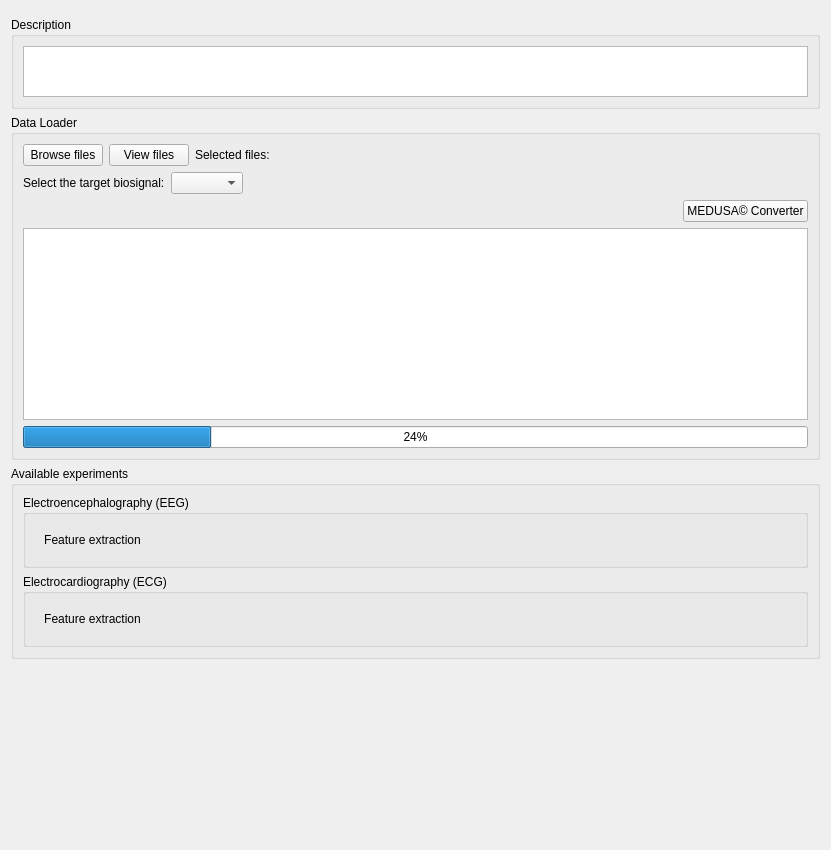
<?xml version="1.0" encoding="UTF-8"?>
<ui version="4.0">
 <class>Form</class>
 <widget class="QWidget" name="Form">
  <property name="geometry">
   <rect>
    <x>0</x>
    <y>0</y>
    <width>831</width>
    <height>850</height>
   </rect>
  </property>
  <property name="windowTitle">
   <string>Form</string>
  </property>
  <layout class="QVBoxLayout" name="verticalLayout">
   <item>
    <widget class="QFrame" name="frame">
     <property name="sizePolicy">
      <sizepolicy hsizetype="Preferred" vsizetype="Minimum">
       <horstretch>0</horstretch>
       <verstretch>0</verstretch>
      </sizepolicy>
     </property>
     <property name="frameShape">
      <enum>QFrame::StyledPanel</enum>
     </property>
     <property name="frameShadow">
      <enum>QFrame::Raised</enum>
     </property>
    </widget>
   </item>
   <item>
    <widget class="QGroupBox" name="groupBox_3">
     <property name="title">
      <string>Description</string>
     </property>
     <layout class="QVBoxLayout" name="verticalLayout_6">
      <item>
       <widget class="QTextBrowser" name="descriptiontextBrowser">
        <property name="sizePolicy">
         <sizepolicy hsizetype="Expanding" vsizetype="Fixed">
          <horstretch>0</horstretch>
          <verstretch>0</verstretch>
         </sizepolicy>
        </property>
        <property name="minimumSize">
         <size>
          <width>0</width>
          <height>51</height>
         </size>
        </property>
        <property name="maximumSize">
         <size>
          <width>16777215</width>
          <height>51</height>
         </size>
        </property>
       </widget>
      </item>
     </layout>
    </widget>
   </item>
   <item>
    <widget class="QGroupBox" name="groupBox_2">
     <property name="title">
      <string>Data Loader</string>
     </property>
     <layout class="QVBoxLayout" name="verticalLayout_3">
      <item>
       <layout class="QHBoxLayout" name="horizontalLayout">
        <item>
         <widget class="QPushButton" name="browseButton">
          <property name="text">
           <string>Browse files</string>
          </property>
         </widget>
        </item>
        <item>
         <widget class="QPushButton" name="viewButton">
          <property name="text">
           <string>View files</string>
          </property>
         </widget>
        </item>
        <item>
         <widget class="QLabel" name="selectLabel">
          <property name="text">
           <string>Selected files:</string>
          </property>
         </widget>
        </item>
        <item>
         <spacer name="horizontalSpacer">
          <property name="orientation">
           <enum>Qt::Horizontal</enum>
          </property>
          <property name="sizeHint" stdset="0">
           <size>
            <width>40</width>
            <height>20</height>
           </size>
          </property>
         </spacer>
        </item>
       </layout>
      </item>
      <item>
       <layout class="QHBoxLayout" name="horizontalLayout_3">
        <item>
         <widget class="QLabel" name="biosignalLabel">
          <property name="text">
           <string>Select the target biosignal:</string>
          </property>
         </widget>
        </item>
        <item>
         <widget class="QComboBox" name="biosignalBox"/>
        </item>
        <item>
         <spacer name="horizontalSpacer_2">
          <property name="orientation">
           <enum>Qt::Horizontal</enum>
          </property>
          <property name="sizeHint" stdset="0">
           <size>
            <width>40</width>
            <height>20</height>
           </size>
          </property>
         </spacer>
        </item>
       </layout>
      </item>
      <item>
       <layout class="QHBoxLayout" name="horizontalLayout_2">
        <item>
         <spacer name="horizontalSpacer_3">
          <property name="orientation">
           <enum>Qt::Horizontal</enum>
          </property>
          <property name="sizeHint" stdset="0">
           <size>
            <width>40</width>
            <height>20</height>
           </size>
          </property>
         </spacer>
        </item>
        <item>
         <widget class="QPushButton" name="convertButton">
          <property name="toolTip">
           <string>Convert MEDUSA© recordings to .rec format</string>
          </property>
          <property name="text">
           <string>MEDUSA© Converter</string>
          </property>
         </widget>
        </item>
       </layout>
      </item>
      <item>
       <layout class="QVBoxLayout" name="verticalLayout_4">
        <item>
         <widget class="QTextBrowser" name="convertLogTextBrowser">
          <property name="sizePolicy">
           <sizepolicy hsizetype="Minimum" vsizetype="Minimum">
            <horstretch>0</horstretch>
            <verstretch>0</verstretch>
           </sizepolicy>
          </property>
         </widget>
        </item>
        <item>
         <widget class="QProgressBar" name="convertProgressBar">
          <property name="value">
           <number>24</number>
          </property>
         </widget>
        </item>
       </layout>
      </item>
     </layout>
    </widget>
   </item>
   <item>
    <widget class="QGroupBox" name="groupBox">
     <property name="sizePolicy">
      <sizepolicy hsizetype="Minimum" vsizetype="Minimum">
       <horstretch>0</horstretch>
       <verstretch>0</verstretch>
      </sizepolicy>
     </property>
     <property name="title">
      <string>Available experiments</string>
     </property>
     <layout class="QVBoxLayout" name="verticalLayout_2">
      <item>
       <widget class="QGroupBox" name="groupBox_4">
        <property name="title">
         <string>Electroencephalography (EEG)</string>
        </property>
        <layout class="QHBoxLayout" name="horizontalLayout_4">
         <item>
          <widget class="QFrame" name="frame_2">
           <property name="sizePolicy">
            <sizepolicy hsizetype="Fixed" vsizetype="Fixed">
             <horstretch>100</horstretch>
             <verstretch>100</verstretch>
            </sizepolicy>
           </property>
           <property name="styleSheet">
            <string notr="true">QFrame {
    border-radius: 0px;
    background: qlineargradient(
        x1:0, y1:0, x2:1, y2:1,
        stop:0 #6a0dad,
        stop:1 #ec407a
    );
}</string>
           </property>
           <property name="frameShape">
            <enum>QFrame::StyledPanel</enum>
           </property>
           <property name="frameShadow">
            <enum>QFrame::Raised</enum>
           </property>
           <layout class="QVBoxLayout" name="verticalLayout_5">
            <item>
             <widget class="QPushButton" name="expfeatureseegQPushButton">
              <property name="styleSheet">
               <string notr="true">QPushButton {
    border: none;
    background: transparent;
}</string>
              </property>
              <property name="text">
               <string>Feature extraction</string>
              </property>
             </widget>
            </item>
           </layout>
          </widget>
         </item>
         <item>
          <spacer name="horizontalSpacer_4">
           <property name="orientation">
            <enum>Qt::Horizontal</enum>
           </property>
           <property name="sizeHint" stdset="0">
            <size>
             <width>40</width>
             <height>20</height>
            </size>
           </property>
          </spacer>
         </item>
        </layout>
       </widget>
      </item>
      <item>
       <widget class="QGroupBox" name="groupBox_5">
        <property name="title">
         <string>Electrocardiography (ECG)</string>
        </property>
        <layout class="QHBoxLayout" name="horizontalLayout_5">
         <item>
          <widget class="QFrame" name="frame_3">
           <property name="styleSheet">
            <string notr="true">QFrame {
    border-radius: 0px;
    background: qlineargradient(
        x1:0, y1:0, x2:1, y2:1,
        stop:0 #6a0dad,
        stop:1 #ec407a
    );
}</string>
           </property>
           <property name="frameShape">
            <enum>QFrame::StyledPanel</enum>
           </property>
           <property name="frameShadow">
            <enum>QFrame::Raised</enum>
           </property>
           <layout class="QHBoxLayout" name="horizontalLayout_6">
            <item>
             <widget class="QPushButton" name="expfeaturesecgQPushButton">
              <property name="styleSheet">
               <string notr="true">QPushButton {
    border: none;
    background: transparent;
}</string>
              </property>
              <property name="text">
               <string>Feature extraction</string>
              </property>
             </widget>
            </item>
           </layout>
          </widget>
         </item>
         <item>
          <spacer name="horizontalSpacer_5">
           <property name="orientation">
            <enum>Qt::Horizontal</enum>
           </property>
           <property name="sizeHint" stdset="0">
            <size>
             <width>40</width>
             <height>20</height>
            </size>
           </property>
          </spacer>
         </item>
        </layout>
       </widget>
      </item>
     </layout>
    </widget>
   </item>
   <item>
    <spacer name="verticalSpacer">
     <property name="orientation">
      <enum>Qt::Vertical</enum>
     </property>
     <property name="sizeHint" stdset="0">
      <size>
       <width>20</width>
       <height>40</height>
      </size>
     </property>
    </spacer>
   </item>
  </layout>
 </widget>
 <resources/>
 <connections/>
</ui>
